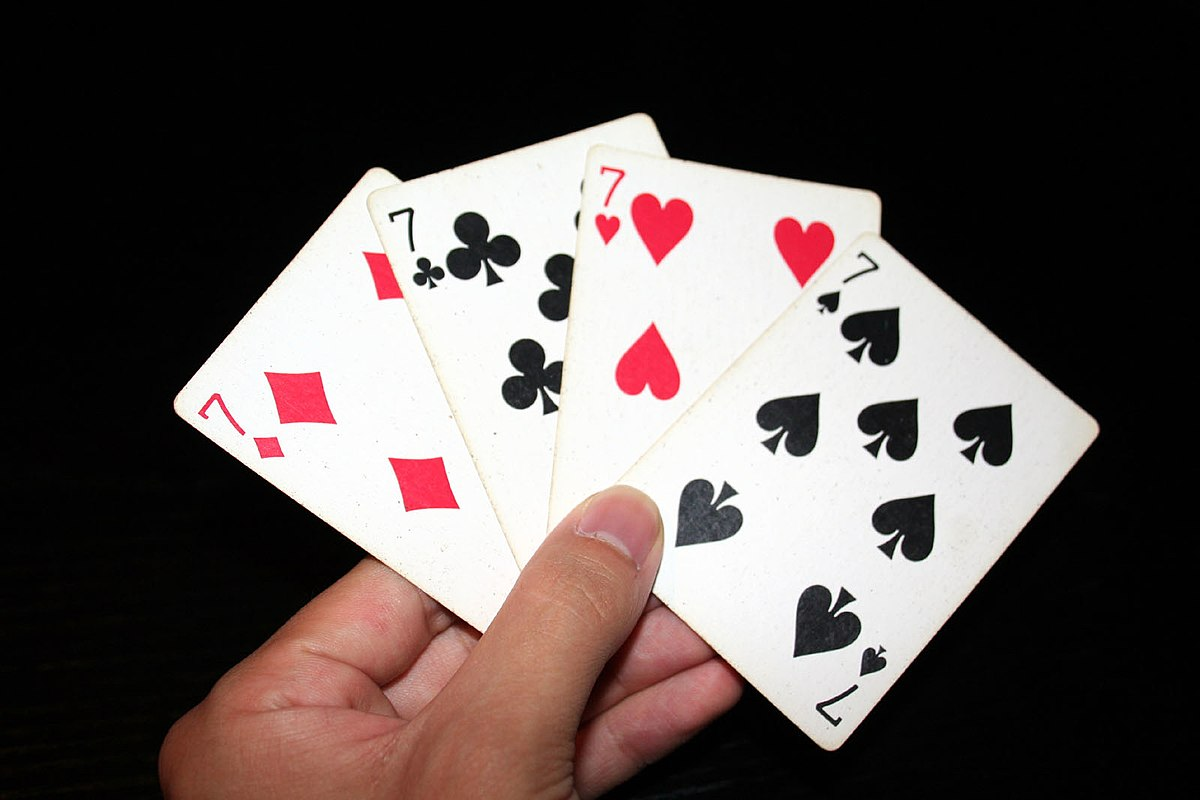
//> input picture images/cards.jpg, 1200 x 800 px
$ ./main ../../../images/cards.jpg   (built with g++ and OpenCV 4)
//> lines starting //> are read from the running program, lines starting //| are printed output that depends on the picture; after the words box and inside, x2 and y2 are one past the last pixel; in counts of white or black regions, pixels touching at a corner belong together
#include "opencv2/imgcodecs.hpp"
#include "opencv2/highgui/highgui.hpp"
#include "opencv2/imgproc/imgproc.hpp"
#include <iostream>
#include <stdio.h>
#include <stdlib.h>
using namespace cv;
using namespace std;
Mat src; Mat src_gray;
int thresh = 100;
int max_thresh = 255;
RNG rng(12345);
void thresh_callback(int, void* );
int main( int, char** argv )
{
  src = imread(argv[1]);
//> src is the input picture: 800 rows x 1200 cols, CV_8UC3; mean B, G, R 82.4, 84.4, 94.4
  if (src.empty())
  {
	cerr << "No image supplied ..." << endl;
	return -1;
  }
  cvtColor( src, src_gray, COLOR_BGR2GRAY );
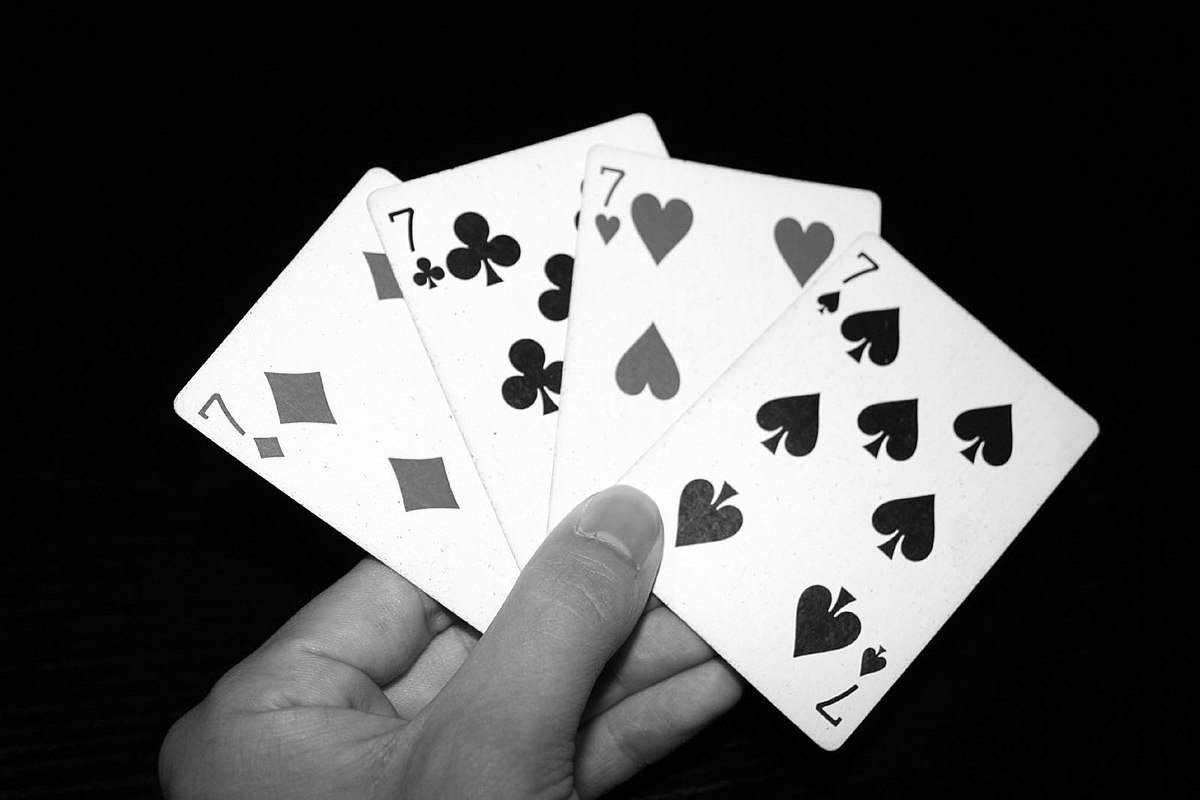
//> src_gray: 800 rows x 1200 cols, CV_8UC1; min 0, max 255, mean 87.2
  blur( src_gray, src_gray, Size(3,3) );
  const char* source_window = "Source";
  namedWindow( source_window, WINDOW_AUTOSIZE );
  imshow( source_window, src );
  createTrackbar( " Canny thresh:", "Source", &thresh, max_thresh, thresh_callback );
  thresh_callback( 0, 0 );
  waitKey(0);
  return(0);
}
void thresh_callback(int, void* )
{
  Mat canny_output;
  vector<vector<Point> > contours;
  vector<Vec4i> hierarchy;
  Canny( src_gray, canny_output, thresh, thresh*2, 3 );
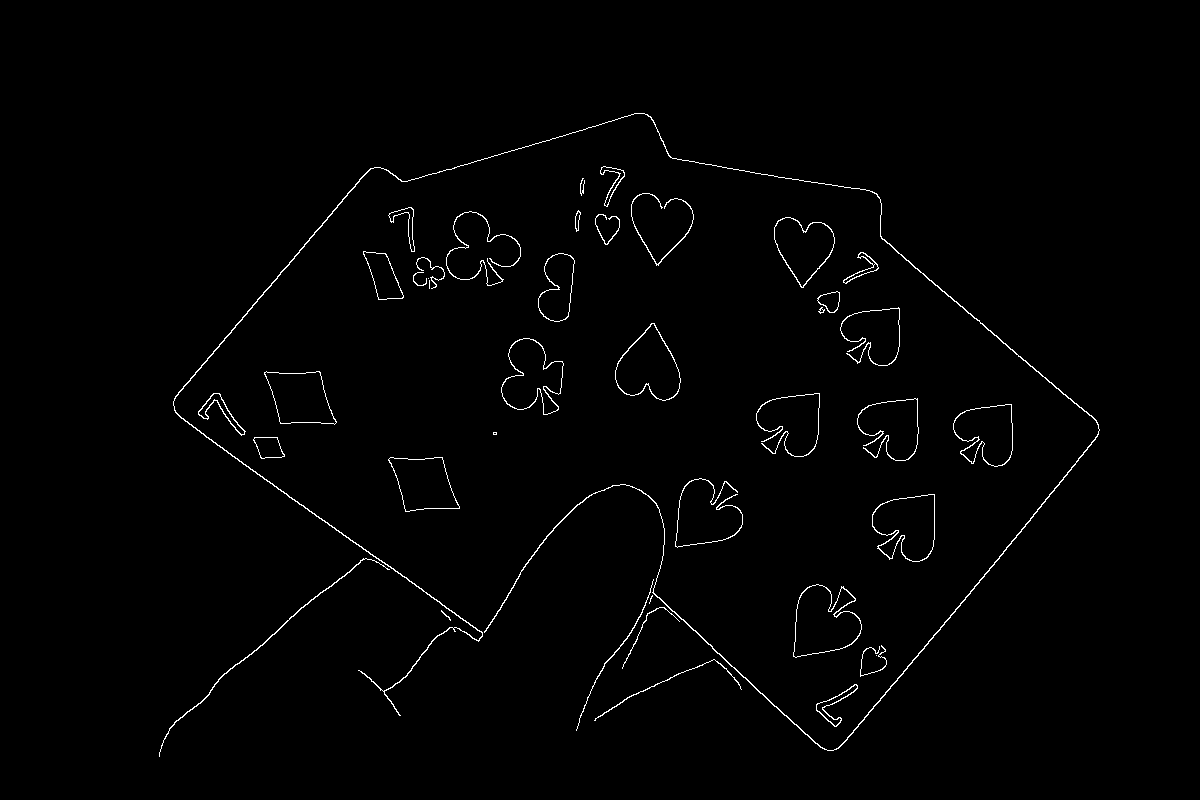
//> canny_output: 800 rows x 1200 cols, CV_8UC1; 1.1% white in thin lines or dots, all inside (x1, y1, x2, y2) = (159, 113, 1100, 757)
  findContours( canny_output, contours, hierarchy, RETR_TREE, CHAIN_APPROX_SIMPLE, Point(0, 0) );
//> contours = 62 contours, 11 with area under 20; largest, box (x1, y1, x2, y2) and area: (793, 584, 862, 658) 3505, (793, 584, 862, 658) 3431, (615, 323, 681, 401) 3177, (872, 494, 935, 562) 3140, (615, 323, 681, 401) 3090
  Mat drawing = Mat::zeros( canny_output.size(), CV_8UC3 );
  for( size_t i = 0; i< contours.size(); i++ )
	 {
	   Scalar color = Scalar( rng.uniform(0, 255), rng.uniform(0,255), rng.uniform(0,255) );
	   drawContours( drawing, contours, (int)i, color, 2, 8, hierarchy, 0, Point() );
	 }
//> this loop made 62 passes
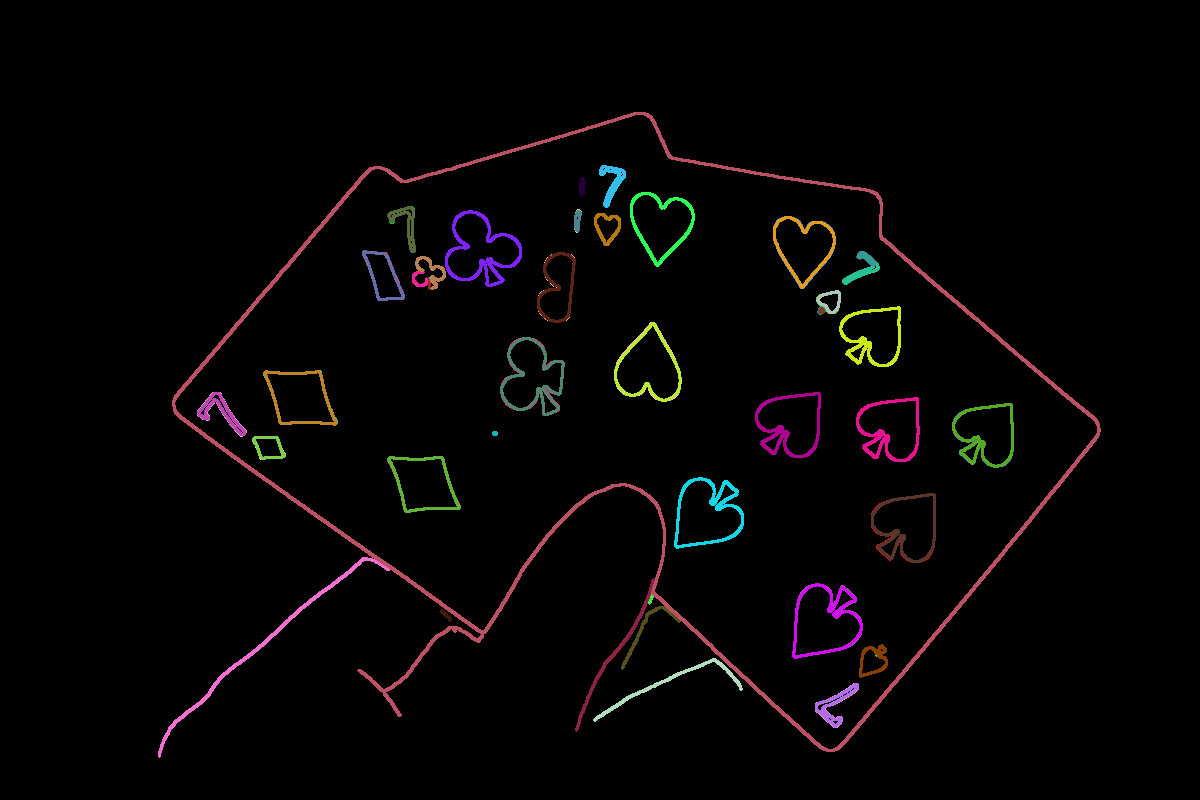
//> drawing: 800 rows x 1200 cols, CV_8UC3; mean B, G, R 4.1, 3.7, 5.5
  namedWindow( "Contours", WINDOW_AUTOSIZE );
  imshow( "Contours", drawing );
}
